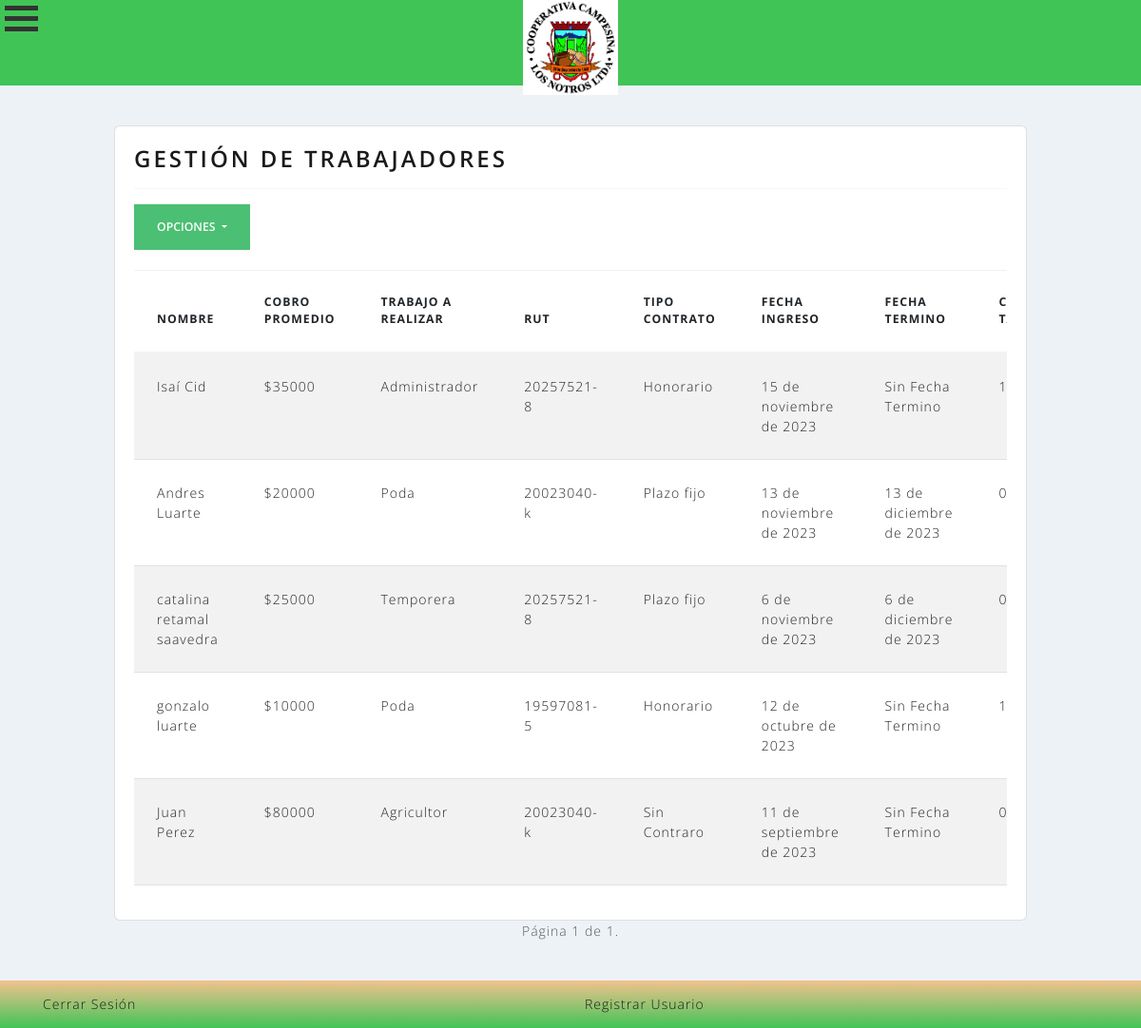
The app's page /gestiondetrabajadores/ (signed in) with its own data.
### agrosmartiotweb/models.py (models this page shows, shortened)
class Trabajador(models.Model):
    nombre = models.CharField(max_length=50, null=True)
    rut = models.CharField(max_length=12, null=True, validators=[validate_rut])
    TIPO_CONTRATO_CHOICES = (
        ('Indefinido', 'Indefinido'),
        ('Plazo fijo', 'Plazo fijo'),
        ('Honorario', 'Honorario'),
        ('Sin Contraro', 'Sin Contrato'),
    )
    fecha_ingreso = models.DateField(default=datetime.date.today)
    fecha_termino_contrato = models.DateField(blank=True, null=True)
    tipo_contraro = models.CharField(max_length=15, choices=TIPO_CONTRATO_CHOICES,default="Plazo fijo", editable=True)
    cobro = models.IntegerField(max_length=10,blank=True,null=True)
    trabajo_a_realizar = models.CharField(max_length=50)
    @property
    def cantidad_tareas(self):
        return self.procesos_set.count()
    @property
    def cantidad_jornada(self):
        return self.jornada_set.count()
    class Meta:
        ordering = ['-fecha_ingreso',]

### agrosmartiotweb/views.py (the view)
# urls.py: path('gestiondetrabajadores/', views.TrabajadorList, name = "gestiondetrabajadores"),
@login_required(login_url="my_login")
def TrabajadorList(request):
    context ={}
    filtered_trabajador = TrabajadorFilter(
        request.GET,
        queryset=Trabajador.objects.all()
    )
    context ['filtered_trabajador'] = filtered_trabajador
    paginated_filtered_trabajador = Paginator(filtered_trabajador.qs,8)
    page_number = request.GET.get('page')
    trabajador_page_obj = paginated_filtered_trabajador.get_page(page_number)
    context['trabajador_page_obj']= trabajador_page_obj
    return render(request, 'agrosmart/trabajadores/gestiondetrabajadores.html', context=context)

### agrosmartiotweb/templates/agrosmart/trabajadores/gestiondetrabajadores.html (shortened to what this page needs)
{% extends 'agrosmart/base.html' %}
{% block contenido %}
{% load static %}
{% load agrosmartiotweb %}
{% load humanize %}
<div class="tabajadores">
  <br>
  <br>
  <div class="card">
    <div class="card-body">
      <h3> Gestión de Trabajadores </h3>
      <hr>
      <td>
      <div class="btn-group justify-content-end">
        <button type="button" class="btn btn-success dropdown-toggle" data-bs-toggle="dropdown" aria-expanded="false">
          Opciones
        </button>
      </div>
        <br>
      </td>
      <table class="table table-striped table-hover table-responsive">
        <thead>
          <tr>
            <th>NOMBRE </th>
            <th>COBRO PROMEDIO</th>
            <th>TRABAJO A REALIZAR</th>
            <th>RUT</th>
            <th>Tipo Contrato</th>
            <th>Fecha Ingreso</th>
            <th>Fecha Termino </th>
            <th>CANTIDAD Tareas</th>
          </tr>
        </thead>
        <tbody>
          {% for t in trabajador_page_obj %}
          <tr>
            <td>{{ t.nombre }}</td>
            <td>${{ t.cobro|floatformat:"-2" }}</td>
            <td>{{ t.trabajo_a_realizar }}</td>
            <td>{{ t.rut }}</td>
            <td>{{ t.tipo_contraro }}</td>
            <td>{{ t.fecha_ingreso }}</td>
            <td>
              {% if t.fecha_termino_contrato %}
                  {{ t.fecha_termino_contrato }}
              {% else %}
                  Sin Fecha Termino
              {% endif %}
          </td>
            <td>{{ t.cantidad_tareas }}</td>
          </tr>
          {% endfor %}
        </tbody>
      </table>
    </div>
  </div>
  <div class="d-flex justify-content-center" class="pagination ">
    <span class="step-links">
      <span class="current">
        Página {{ trabajador_page_obj.number }} de {{ trabajador_page_obj.paginator.num_pages }}.
      </span>
    </span>
  </div>
</div>
{% endblock %}

### agrosmartiotweb/static/app/css/estilos2.css (style rules this page uses)
* { margin:0; padding:0; }
body { background:#FFFFFA; }

### agrosmartiotweb/static/app/css/estilos.css (style rules this page uses)
* { margin: 0; padding: 0; }
body { background-color: #EDF2F7; font-family: 'Open Sans', sans-serif; }

### records on screen
Trabajador: nombre "Isaí Cid", cobro "35000", trabajo_a_realizar "Administrador", rut "20257521-8", tipo_contraro "Honorario", fecha_ingreso "15 de noviembre de 2023", shows "Sin Fecha Termino", cantidad_tareas "1"
Trabajador: nombre "Andres Luarte", cobro "20000", trabajo_a_realizar "Poda", rut "20023040-k", tipo_contraro "Plazo fijo", fecha_ingreso "13 de noviembre de 2023", fecha_termino_contrato "13 de diciembre de 2023", cantidad_tareas "0"
Trabajador: nombre "catalina retamal saavedra", cobro "25000", trabajo_a_realizar "Temporera", rut "20257521-8", tipo_contraro "Plazo fijo", fecha_ingreso "6 de noviembre de 2023", fecha_termino_contrato "6 de diciembre de 2023", cantidad_tareas "0"
Trabajador: nombre "gonzalo luarte", cobro "10000", trabajo_a_realizar "Poda", rut "19597081-5", tipo_contraro "Honorario", fecha_ingreso "12 de octubre de 2023", shows "Sin Fecha Termino", cantidad_tareas "1"
Trabajador: nombre "Juan Perez", cobro "80000", trabajo_a_realizar "Agricultor", rut "20023040-k", tipo_contraro "Sin Contraro", fecha_ingreso "11 de septiembre de 2023", shows "Sin Fecha Termino", cantidad_tareas "0"

### other values on screen
{{ trabajador_page_obj.number }} "1"
{{ trabajador_page_obj.paginator.num_pages }} "1"
